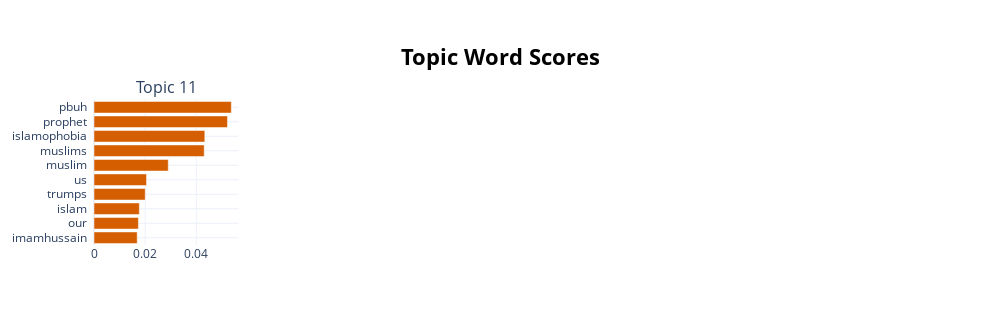

Write notebook code for a chart like this one.
### Code cell
# view topic of interest 
topic_model.visualize_barchart(topics = [11], n_words = 10)

### Figure 1 — Plotly figure (JSON) as saved in the notebook; plotly's stock layout.template omitted (floating-point values rounded to 4 significant figures)
{"data": [{"marker": {"color": "#D55E00"}, "orientation": "h", "type": "bar", "x": [0.0169, 0.01737, 0.01773, 0.02003, 0.02055, 0.02904, 0.0431, 0.04334, 0.05221, 0.05371], "xaxis": "x", "y": ["imamhussain  ", "our  ", "islam  ", "trumps  ", "us  ", "muslim  ", "muslims  ", "islamophobia  ", "prophet  ", "pbuh  "], "yaxis": "y"}], "layout": {"annotations": [{"font": {"size": 16}, "showarrow": false, "text": "Topic 11", "x": 0.0875, "xanchor": "center", "xref": "paper", "y": 1, "yanchor": "bottom", "yref": "paper"}], "height": 325, "hoverlabel": {"bgcolor": "white", "font": {"family": "Rockwell", "size": 16}}, "showlegend": false, "title": {"font": {"color": "Black", "size": 22}, "text": "<b>Topic Word Scores", "x": 0.5, "xanchor": "center", "yanchor": "top"}, "width": 1000, "xaxis": {"anchor": "y", "domain": [0, 0.175], "showgrid": true}, "xaxis2": {"anchor": "y2", "domain": [0.275, 0.45], "showgrid": true}, "xaxis3": {"anchor": "y3", "domain": [0.55, 0.725], "showgrid": true}, "xaxis4": {"anchor": "y4", "domain": [0.825, 1], "showgrid": true}, "yaxis": {"anchor": "x", "domain": [0, 1], "showgrid": true}, "yaxis2": {"anchor": "x2", "domain": [0, 1], "showgrid": true}, "yaxis3": {"anchor": "x3", "domain": [0, 1], "showgrid": true}, "yaxis4": {"anchor": "x4", "domain": [0, 1], "showgrid": true}}}
